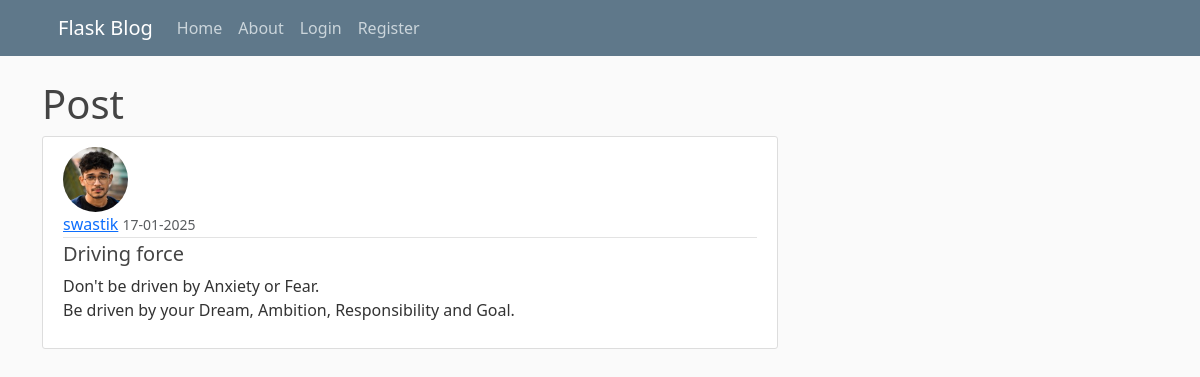
The app's page /post/19 with its own data.
### my_app/models.py (models this page shows, shortened)
class User(db.Model, UserMixin):
    id=db.Column(db.Integer, primary_key=True)
    username=db.Column(db.String(20), unique=True, nullable=False)
    email=db.Column(db.String(120), unique=True, nullable=False)
    image_file=db.Column(db.String(200), nullable=False, default='default.jpg')
    password=db.Column(db.String(60), nullable=False)
    posts=db.relationship('Post', backref='author', lazy=True)

class Post(db.Model):
    id=db.Column(db.Integer, primary_key=True)
    title=db.Column(db.String(100),nullable=False)
    date_posted=db.Column(db.DateTime, nullable=False, default=lambda:datetime.now(tz=timezone.utc))
    content=db.Column(db.Text,nullable=False)
    user_id=db.Column(db.Integer, db.ForeignKey('user.id'), nullable=False)

### my_app/posts/routes.py (the view)
@posts.route('/post/<int:post_id>')
def post(post_id):
    post=Post.query.get_or_404(post_id)
    return render_template('post.html',title=post.title, post=post)

### my_app/templates/post.html (shortened to what this page needs)
{% extends 'layout.html' %}
{% block content %}
     <h1> Post </h1>
        <article class="media content-section">
            <img class="rounded-circle article-img" src="{{ url_for( 'static', filename = 'profile_pics/' + post.author.image_file ) }}">
            <div class="media-body">
            <div class="article-metadata">
                <a class="mr-2" href="{{ url_for('users.user_posts', username=post.author.username) }}">{{ post.author.username }}</a>
                <small class="text-muted">{{ post.date_posted.strftime('%d-%m-%Y') }}</small>
            </div>
            <h5 class="article-title">{{ post.title }}</h5>
            <p class="article-content">{{ post.content }}</p>
            </div>
        </article>
{% endblock content %}

### my_app/static/main.css (style rules this page uses)
body { background: #fafafa; color: #333333; margin-top: 5rem; }
h1, h2, h3, h4, h5, h6 { color: #444444; }
.content-section { background: #ffffff; padding: 10px 20px; border: 1px solid #dddddd; border-radius: 3px; margin-bottom: 20px; }
.article-title { color: #444444; }
.article-content { white-space: pre-line; }
.article-img { height: 65px; width: 65px; margin-right: 16px; }
.article-metadata { padding-bottom: 1px; margin-bottom: 4px; border-bottom: 1px solid #e3e3e3 }

### records on screen
User: image_file (picture), author.username "swastik"
Post: date_posted "17-01-2025", title "Driving force", content "Don't be driven by Anxiety or Fear. Be driven by your Dream, Ambition, Responsibility and Goal."
